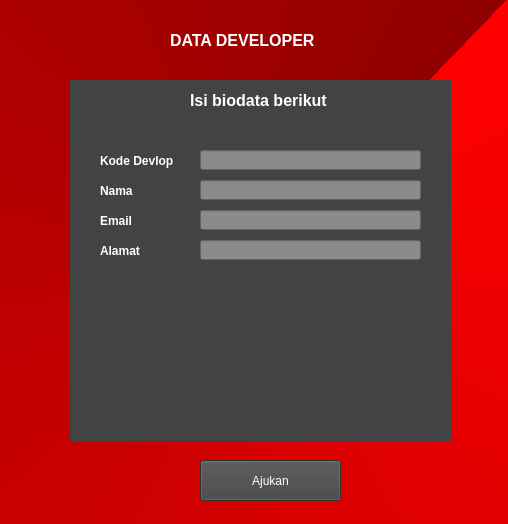
<?xml version="1.0" encoding="UTF-8"?>
<ui version="4.0">
 <class>Form</class>
 <widget class="QWidget" name="Form">
  <property name="geometry">
   <rect>
    <x>0</x>
    <y>0</y>
    <width>508</width>
    <height>524</height>
   </rect>
  </property>
  <property name="windowTitle">
   <string>Form</string>
  </property>
  <property name="styleSheet">
   <string notr="true">QWidget#Form {
background-color: qconicalgradient(cx:0.5, cy:0.5, angle:45, stop:0 rgba(144, 0, 0, 255), stop:1 rgba(255, 0, 0, 255));
}</string>
  </property>
  <widget class="QLabel" name="label_2">
   <property name="geometry">
    <rect>
     <x>170</x>
     <y>30</y>
     <width>171</width>
     <height>21</height>
    </rect>
   </property>
   <property name="font">
    <font>
     <pointsize>12</pointsize>
     <weight>75</weight>
     <bold>true</bold>
    </font>
   </property>
   <property name="styleSheet">
    <string notr="true">color: rgb(255, 255, 255);</string>
   </property>
   <property name="text">
    <string>DATA DEVELOPER</string>
   </property>
  </widget>
  <widget class="QLabel" name="label_3">
   <property name="geometry">
    <rect>
     <x>190</x>
     <y>90</y>
     <width>181</width>
     <height>21</height>
    </rect>
   </property>
   <property name="font">
    <font>
     <pointsize>12</pointsize>
     <weight>75</weight>
     <bold>true</bold>
    </font>
   </property>
   <property name="styleSheet">
    <string notr="true">color: rgb(255, 255, 255);</string>
   </property>
   <property name="text">
    <string>Isi biodata berikut </string>
   </property>
  </widget>
  <widget class="QLabel" name="label_4">
   <property name="geometry">
    <rect>
     <x>100</x>
     <y>150</y>
     <width>81</width>
     <height>21</height>
    </rect>
   </property>
   <property name="font">
    <font>
     <pointsize>9</pointsize>
     <weight>75</weight>
     <bold>true</bold>
    </font>
   </property>
   <property name="styleSheet">
    <string notr="true">color: rgb(255, 255, 255);</string>
   </property>
   <property name="text">
    <string>Kode Devlop</string>
   </property>
  </widget>
  <widget class="QLineEdit" name="lineEdit">
   <property name="geometry">
    <rect>
     <x>200</x>
     <y>150</y>
     <width>221</width>
     <height>20</height>
    </rect>
   </property>
   <property name="styleSheet">
    <string notr="true">background-color: qconicalgradient(cx:0.5, cy:0.5, angle:45, stop:0 rgba(144, 0, 0, 255), stop:1 rgba(255, 0, 0, 255));
background-color: rgb(139, 139, 139);
color: rgb(255, 255, 255);</string>
   </property>
  </widget>
  <widget class="QLabel" name="label_5">
   <property name="geometry">
    <rect>
     <x>100</x>
     <y>180</y>
     <width>81</width>
     <height>21</height>
    </rect>
   </property>
   <property name="font">
    <font>
     <pointsize>9</pointsize>
     <weight>75</weight>
     <bold>true</bold>
    </font>
   </property>
   <property name="styleSheet">
    <string notr="true">color: rgb(255, 255, 255);</string>
   </property>
   <property name="text">
    <string>Nama</string>
   </property>
  </widget>
  <widget class="QLabel" name="label_6">
   <property name="geometry">
    <rect>
     <x>100</x>
     <y>210</y>
     <width>81</width>
     <height>21</height>
    </rect>
   </property>
   <property name="font">
    <font>
     <pointsize>9</pointsize>
     <weight>75</weight>
     <bold>true</bold>
    </font>
   </property>
   <property name="styleSheet">
    <string notr="true">color: rgb(255, 255, 255);</string>
   </property>
   <property name="text">
    <string>Email</string>
   </property>
  </widget>
  <widget class="QLabel" name="label_7">
   <property name="geometry">
    <rect>
     <x>100</x>
     <y>240</y>
     <width>91</width>
     <height>21</height>
    </rect>
   </property>
   <property name="font">
    <font>
     <pointsize>9</pointsize>
     <weight>75</weight>
     <bold>true</bold>
    </font>
   </property>
   <property name="styleSheet">
    <string notr="true">color: rgb(255, 255, 255);</string>
   </property>
   <property name="text">
    <string>Alamat</string>
   </property>
  </widget>
  <widget class="QLineEdit" name="lineEdit_4">
   <property name="geometry">
    <rect>
     <x>200</x>
     <y>240</y>
     <width>221</width>
     <height>20</height>
    </rect>
   </property>
   <property name="styleSheet">
    <string notr="true">background-color: qconicalgradient(cx:0.5, cy:0.5, angle:45, stop:0 rgba(144, 0, 0, 255), stop:1 rgba(255, 0, 0, 255));
background-color: rgb(139, 139, 139);
color: rgb(255, 255, 255);</string>
   </property>
  </widget>
  <widget class="QLineEdit" name="lineEdit_2">
   <property name="geometry">
    <rect>
     <x>200</x>
     <y>180</y>
     <width>221</width>
     <height>20</height>
    </rect>
   </property>
   <property name="styleSheet">
    <string notr="true">background-color: qconicalgradient(cx:0.5, cy:0.5, angle:45, stop:0 rgba(144, 0, 0, 255), stop:1 rgba(255, 0, 0, 255));
background-color: rgb(139, 139, 139);
color: rgb(255, 255, 255);</string>
   </property>
  </widget>
  <widget class="QLineEdit" name="lineEdit_3">
   <property name="geometry">
    <rect>
     <x>200</x>
     <y>210</y>
     <width>221</width>
     <height>20</height>
    </rect>
   </property>
   <property name="styleSheet">
    <string notr="true">background-color: qconicalgradient(cx:0.5, cy:0.5, angle:45, stop:0 rgba(144, 0, 0, 255), stop:1 rgba(255, 0, 0, 255));
background-color: rgb(139, 139, 139);
color: rgb(255, 255, 255);</string>
   </property>
  </widget>
  <widget class="QLabel" name="label">
   <property name="geometry">
    <rect>
     <x>70</x>
     <y>80</y>
     <width>381</width>
     <height>361</height>
    </rect>
   </property>
   <property name="styleSheet">
    <string notr="true">background-color: rgb(67, 67, 67);</string>
   </property>
   <property name="text">
    <string/>
   </property>
  </widget>
  <widget class="QPushButton" name="pushButton">
   <property name="geometry">
    <rect>
     <x>200</x>
     <y>460</y>
     <width>141</width>
     <height>41</height>
    </rect>
   </property>
   <property name="styleSheet">
    <string notr="true">background-color: rgb(68, 68, 68);
color: rgb(255, 255, 255);

font-color : rgb(255, 255, 255)</string>
   </property>
   <property name="text">
    <string>Ajukan</string>
   </property>
  </widget>
  <zorder>label</zorder>
  <zorder>label_2</zorder>
  <zorder>label_3</zorder>
  <zorder>label_4</zorder>
  <zorder>lineEdit</zorder>
  <zorder>label_5</zorder>
  <zorder>label_6</zorder>
  <zorder>label_7</zorder>
  <zorder>lineEdit_4</zorder>
  <zorder>lineEdit_2</zorder>
  <zorder>lineEdit_3</zorder>
  <zorder>pushButton</zorder>
 </widget>
 <resources/>
 <connections/>
</ui>
